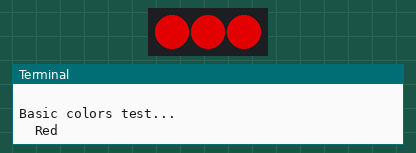
Recording of a program running on a simulated Raspberry Pi (BCM pin numbers). On the bench: 3 RGB LEDs in strip order, left to right, the last lines printed to the terminal. Dim RGB values are drawn brighter than linear; the clock reads 2024-03-15 10:24:30 at power-on unless the program sets it. At 35.6 s the program stops and its outputs stay as they are.

Above: at 0.1 s.
At 1.6 s:
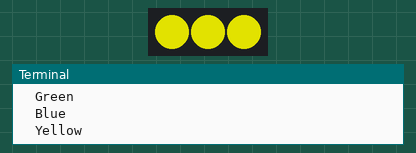
At 3.1 s:
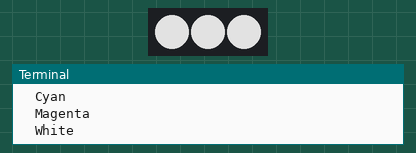
At 17.7 s:
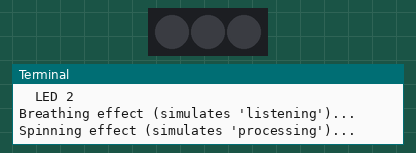
At 24.8 s:
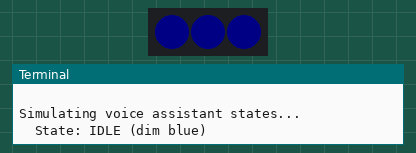
At 35.6 s:
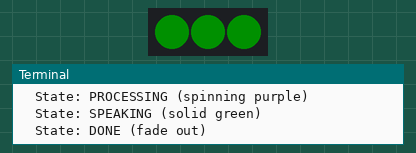
Timing chart, 0 to 37.1 s (numbered marks = the images above):
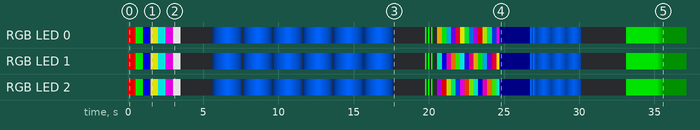

Measured:
- by itself, RGB LED 0: off → RGB(164, 0, 0) at 0.00 s, → RGB(0, 164, 0) 0.50 s later, → RGB(0, 0, 164) 0.50 s later, → RGB(164, 164, 0) 0.50 s later, … (320 changes in this stretch)
- by itself, RGB LED 1: off → RGB(164, 0, 0) at 0.00 s, → RGB(0, 164, 0) 0.50 s later, → RGB(0, 0, 164) 0.50 s later, → RGB(164, 164, 0) 0.50 s later, … (320 changes in this stretch)

The program:

led_demo.py
```python
#!/usr/bin/env python3
"""
led_demo.py - APA102 LED demo for ReSpeaker 2-Mic HAT

Demonstrates LED control patterns for voice assistant states.
Run with: python3 led_demo.py

Requires: pip install spidev
"""

import spidev
import time
import math


class APA102:
    """APA102 RGB LED controller for ReSpeaker 2-Mic HAT (3 LEDs)"""

    def __init__(self, num_leds=3):
        self.num_leds = num_leds
        self.spi = spidev.SpiDev()
        self.spi.open(0, 0)
        self.spi.max_speed_hz = 8000000
        self.pixels = [(0, 0, 0, 0)] * num_leds  # (brightness, b, g, r)

    def set_pixel(self, index, red, green, blue, brightness=31):
        """Set single LED. RGB: 0-255, brightness: 0-31"""
        if 0 <= index < self.num_leds:
            self.pixels[index] = (min(31, max(0, brightness)),
                                   min(255, max(0, blue)),
                                   min(255, max(0, green)),
                                   min(255, max(0, red)))

    def set_all(self, red, green, blue, brightness=31):
        """Set all LEDs to same color"""
        for i in range(self.num_leds):
            self.set_pixel(i, red, green, blue, brightness)

    def show(self):
        """Update physical LEDs"""
        # Start frame: 32 zero bits
        data = [0x00] * 4

        # LED frames: 111 + 5-bit brightness + BGR
        for brightness, b, g, r in self.pixels:
            data.append(0xE0 | (brightness & 0x1F))
            data.append(b)
            data.append(g)
            data.append(r)

        # End frame
        data.extend([0xFF] * 4)
        self.spi.xfer2(data)

    def clear(self):
        """Turn off all LEDs"""
        self.set_all(0, 0, 0, 0)
        self.show()

    def close(self):
        """Cleanup"""
        self.clear()
        self.spi.close()


def demo_basic_colors(leds):
    """Show basic color test"""
    print("Basic colors test...")
    colors = [
        ("Red", 255, 0, 0),
        ("Green", 0, 255, 0),
        ("Blue", 0, 0, 255),
        ("Yellow", 255, 255, 0),
        ("Cyan", 0, 255, 255),
        ("Magenta", 255, 0, 255),
        ("White", 255, 255, 255),
    ]

    for name, r, g, b in colors:
        print(f"  {name}")
        leds.set_all(r, g, b, 20)
        leds.show()
        time.sleep(0.5)

    leds.clear()
    time.sleep(0.3)


def demo_individual_leds(leds):
    """Light each LED individually"""
    print("Individual LED test...")
    colors = [(255, 0, 0), (0, 255, 0), (0, 0, 255)]

    for i in range(leds.num_leds):
        leds.clear()
        r, g, b = colors[i % len(colors)]
        leds.set_pixel(i, r, g, b, 25)
        leds.show()
        print(f"  LED {i}")
        time.sleep(0.5)

    leds.clear()
    time.sleep(0.3)


def demo_breathing(leds, color=(0, 100, 255), duration=3):
    """Breathing effect - simulates idle/listening state"""
    print("Breathing effect (simulates 'listening')...")
    r, g, b = color
    steps = 50

    for _ in range(int(duration * 2)):
        # Fade in
        for i in range(steps):
            brightness = int((i / steps) * 31)
            leds.set_all(r, g, b, brightness)
            leds.show()
            time.sleep(0.02)

        # Fade out
        for i in range(steps, 0, -1):
            brightness = int((i / steps) * 31)
            leds.set_all(r, g, b, brightness)
            leds.show()
            time.sleep(0.02)

    leds.clear()


def demo_spin(leds, color=(255, 255, 0), duration=2):
    """Spinning effect - simulates 'processing'"""
    print("Spinning effect (simulates 'processing')...")
    r, g, b = color
    start_time = time.time()

    while time.time() - start_time < duration:
        for i in range(leds.num_leds):
            leds.clear()
            leds.set_pixel(i, r, g, b, 25)
            leds.set_pixel((i + 1) % leds.num_leds, r, g, b, 10)
            leds.show()
            time.sleep(0.1)

    leds.clear()


def demo_pulse(leds, color=(0, 255, 0), pulses=3):
    """Quick pulse - simulates 'acknowledged'"""
    print("Pulse effect (simulates 'acknowledged')...")
    r, g, b = color

    for _ in range(pulses):
        leds.set_all(r, g, b, 31)
        leds.show()
        time.sleep(0.1)
        leds.clear()
        time.sleep(0.1)


def demo_voice_states(leds):
    """Simulate voice assistant state transitions"""
    print("\nSimulating voice assistant states...")

    # Idle - dim blue
    print("  State: IDLE (dim blue)")
    leds.set_all(0, 0, 50, 5)
    leds.show()
    time.sleep(2)

    # Wake word detected - bright blue pulse
    print("  State: WAKE WORD DETECTED (blue flash)")
    for _ in range(2):
        leds.set_all(0, 100, 255, 31)
        leds.show()
        time.sleep(0.1)
        leds.set_all(0, 100, 255, 10)
        leds.show()
        time.sleep(0.1)

    # Listening - breathing blue
    print("  State: LISTENING (breathing blue)")
    for _ in range(3):
        for brightness in range(5, 25, 2):
            leds.set_all(0, 100, 255, brightness)
            leds.show()
            time.sleep(0.05)
        for brightness in range(25, 5, -2):
            leds.set_all(0, 100, 255, brightness)
            leds.show()
            time.sleep(0.05)

    # Processing - spinning purple
    print("  State: PROCESSING (spinning purple)")
    for _ in range(10):
        for i in range(leds.num_leds):
            leds.clear()
            leds.set_pixel(i, 150, 0, 200, 25)
            leds.show()
            time.sleep(0.1)

    # Speaking - solid green
    print("  State: SPEAKING (solid green)")
    leds.set_all(0, 255, 0, 20)
    leds.show()
    time.sleep(2)

    # Done - fade out
    print("  State: DONE (fade out)")
    for brightness in range(20, 0, -2):
        leds.set_all(0, 255, 0, brightness)
        leds.show()
        time.sleep(0.05)

    leds.clear()


def demo_rainbow(leds, duration=3):
    """Rainbow cycle effect"""
    print("Rainbow effect...")
    start_time = time.time()

    while time.time() - start_time < duration:
        for hue in range(0, 360, 5):
            for i in range(leds.num_leds):
                # Offset each LED's hue
                h = (hue + i * 120) % 360
                r, g, b = hsv_to_rgb(h, 1.0, 1.0)
                leds.set_pixel(i, int(r * 255), int(g * 255), int(b * 255), 20)
            leds.show()
            time.sleep(0.02)

    leds.clear()


def hsv_to_rgb(h, s, v):
    """Convert HSV to RGB (h: 0-360, s/v: 0-1)"""
    c = v * s
    x = c * (1 - abs((h / 60) % 2 - 1))
    m = v - c

    if h < 60:
        r, g, b = c, x, 0
    elif h < 120:
        r, g, b = x, c, 0
    elif h < 180:
        r, g, b = 0, c, x
    elif h < 240:
        r, g, b = 0, x, c
    elif h < 300:
        r, g, b = x, 0, c
    else:
        r, g, b = c, 0, x

    return r + m, g + m, b + m


def main():
    print("=" * 50)
    print("ReSpeaker 2-Mic HAT LED Demo")
    print("=" * 50)
    print()

    try:
        leds = APA102(num_leds=3)
        leds.clear()

        demo_basic_colors(leds)
        demo_individual_leds(leds)
        demo_breathing(leds)
        demo_spin(leds)
        demo_pulse(leds)
        demo_rainbow(leds)
        demo_voice_states(leds)

        print("\nDemo complete!")

    except PermissionError:
        print("ERROR: Permission denied accessing SPI")
        print("Run with sudo or add user to spi group:")
        print("  sudo usermod -a -G spi $USER")
        print("  (then logout and login)")
    except FileNotFoundError:
        print("ERROR: SPI device not found")
        print("Enable SPI: sudo raspi-config -> Interface Options -> SPI -> Enable")
    except Exception as e:
        print(f"ERROR: {e}")
    finally:
        try:
            leds.close()
        except:
            pass


if __name__ == "__main__":
    main()
```
